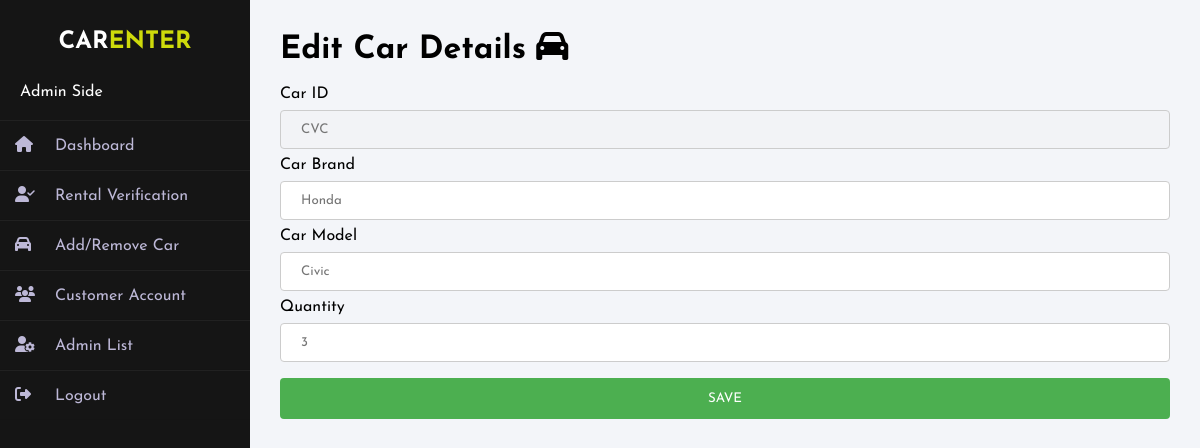
The page /editform.php?id=CVC (signed in) on the database its author committed.
### tables this page shows
CREATE TABLE `vehicle` (
  `vehicleID` varchar(100) NOT NULL,
  `vehicleBrand` varchar(100) NOT NULL,
  `vehicleModel` varchar(100) NOT NULL,
  `quantity` int(11) NOT NULL
);

### editform.php (the view, shortened to what this page needs)
<!DOCTYPE html>
<html lang="en">
<head>
</head>
<body>
<div class="wrapper">
            <?php
                include "sidebar.php";
                $id = $_GET['id'];
                $sql = "SELECT * from vehicle where vehicleId = '$id'";
                $result = mysqli_query($conn,$sql);
                $row = mysqli_fetch_assoc($result);
            ?>
            <div class="main_content">
                <div class="container">
                    <div class="title">
                        <h1>Edit Car Details <i class="fas fa-car"></i></h1>
                    </div>
                    <form action=<?php echo "editcar.php?id=".$id?> method="POST">
                        <label for="id">Car ID</label>
                        <input type="text" name="id" placeholder=<?php echo $row['vehicleID'] ?> DISABLED>
                        <label for="brand">Car Brand</label>
                        <input type="text" name="brand" placeholder=<?php echo $row['vehicleBrand'] ?> REQUIRED>
                        <label for="model">Car Model</label>
                        <input type="text" name="model" placeholder=<?php echo $row['vehicleModel'] ?> REQUIRED>
                        <label for="quantity">Quantity</label>
                        <input type="number" name="quantity" placeholder=<?php echo $row['quantity'] ?> REQUIRED>
                        <input type="submit" value="SAVE">
                    </form>
                </div>
            </div>
        </div>
</body>
</html>

### rows shown on the page
vehicle: id "CVC", brand "Honda", model "Civic", quantity "3"
